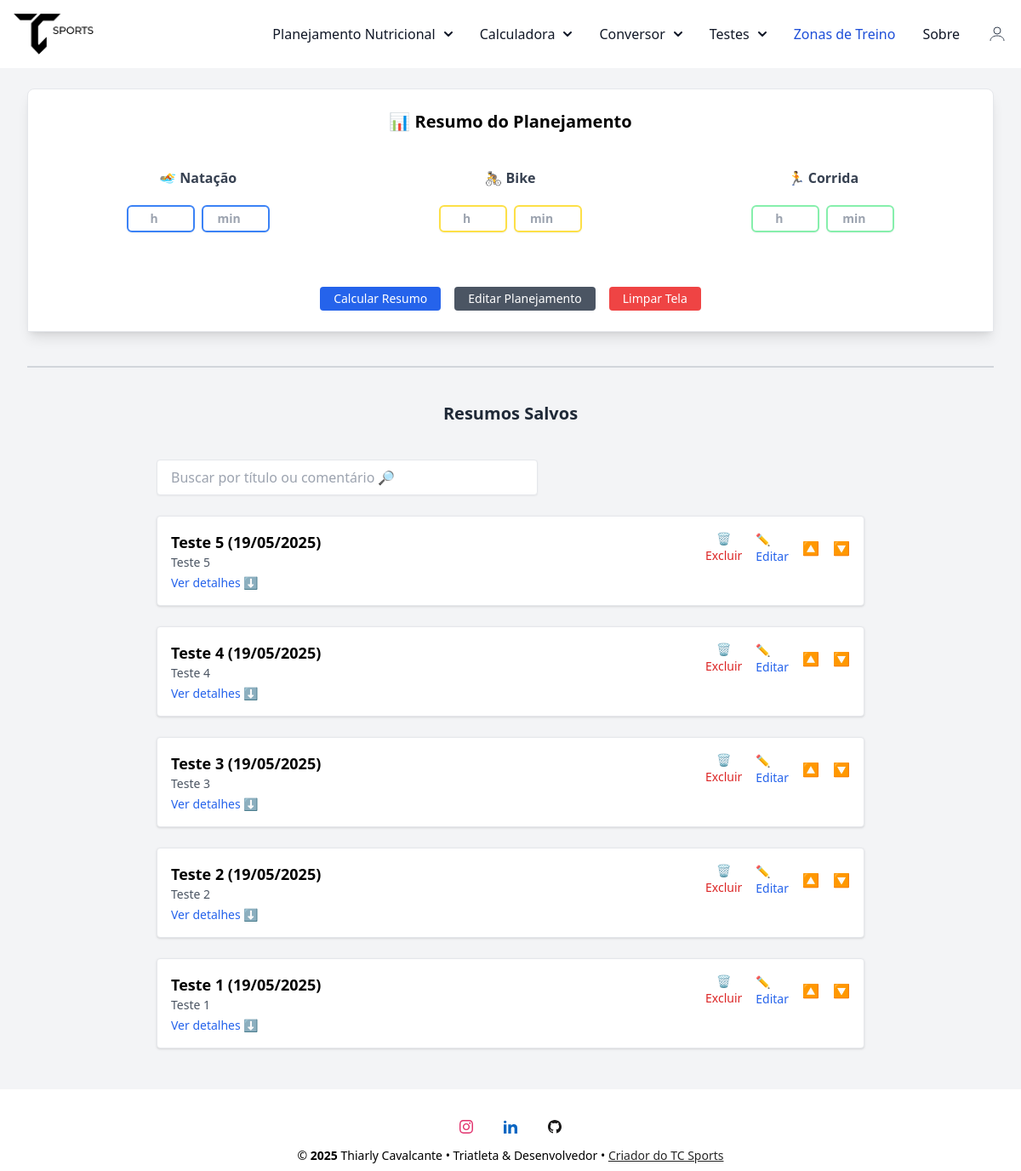
/resumo (signed in), run on the app's committed database.
### conversor/models.py (models this page shows, shortened)
class ResumoSalvo(database.Model):
    __tablename__ = 'resumos_salvos'
    id = database.Column(database.Integer, primary_key=True)
    user_id = database.Column(database.Integer, database.ForeignKey('user.id'), nullable=False)
    nome_treino = database.Column(database.String(100), nullable=False)
    data = database.Column(database.Date, nullable=False)
    comentario = database.Column(database.Text)
    resumo_dados = database.Column(database.JSON, nullable=False)
    suplementos_utilizados = database.Column(database.Text, nullable=True)  # ✅ Novo campo
    tempo_natacao = database.Column(database.Float)
    tempo_bike = database.Column(database.Float)
    tempo_corrida = database.Column(database.Float)
    tempo_total = database.Column(database.Float)
    ordem = database.Column(database.Integer, nullable=False, default=0)
    criado_em = database.Column(database.DateTime, default=datetime.utcnow)

### conversor/router.py (the view, shortened to what this page needs)
@app.route('/resumo', methods=['GET', 'POST'])
@login_required
def resumo_view():
    form = ResumoForm()
    if request.method == 'POST' and 'limpar' in request.form:
        return redirect(url_for('resumo_view'))
    itens = PlanejamentoItem.query.filter_by(user_id=current_user.id).all()
    itens_utilizados = [f"{item.quantidade}x {item.suplemento.nome}" for item in itens if item.suplemento]
    itens_utilizados_str = ", ".join(itens_utilizados)
    totais = calcular_totais_planejamento(itens)
    totais_por_hora = {}
    tempo_total = 0
    resumo_dados = {}
    search = request.args.get("search", "").strip()
    resumos_query = ResumoSalvo.query.filter_by(user_id=current_user.id)
    resumos = resumos_query.order_by(ResumoSalvo.ordem.desc(), ResumoSalvo.id.desc()).all()
    return render_template(
        "resumo.html",
        form=form,
        totais=totais_por_hora,
        resumo=resumo_dados,
        tempo_total=round(tempo_total, 2),
        current_date=date.today().isoformat(),
        resumos=resumos,  # <-- novo contexto
        itens_utilizados=itens_utilizados_str
    )

### conversor/forms.py
class ResumoForm(FlaskForm):
    tempo_natacao_horas = IntegerField('Horas Natação', validators=[Optional()])
    tempo_natacao_minutos = IntegerField('Minutos Natação', validators=[Optional()])
    tempo_bike_horas = IntegerField('Horas Bike', validators=[Optional()])
    tempo_bike_minutos = IntegerField('Minutos Bike', validators=[Optional()])
    tempo_corrida_horas = IntegerField('Horas Corrida', validators=[Optional()])
    tempo_corrida_minutos = IntegerField('Minutos Corrida', validators=[Optional()])
    submit = SubmitField('Calcular Resumo')
    limpar = SubmitField('Limpar Tela')

### conversor/models.py (called while the page is built)
@login_manager.user_loader
def load_user(user_id):
    return User.query.get(int(user_id))

### conversor/utils.py (called while the page is built)
def calcular_totais_planejamento(itens):
    totais = {
        'carbo': 0, 'sodio': 0, 'magnesio': 0, 'potassio': 0, 'calcio': 0,
        'cafeina': 0, 'taurina': 0, 'beta_alanina': 0, 'citrulina': 0,
        'creatina': 0, 'coq10': 0, 'carnitina': 0,
        'leucina': 0, 'isoleucina': 0, 'valina': 0, 'arginina': 0,
        'vit_b1': 0, 'vit_b2': 0, 'vit_b3': 0, 'vit_b6': 0,
        'vit_b7': 0, 'vit_b9': 0, 'vit_b12': 0, 'vit_c': 0
    }
    for item in itens:
        suplemento = item.suplemento
        if suplemento is None:
            flash("Um suplemento usado neste planejamento foi removido e será ignorado.", "warning")
            continue
        for key in totais:
            valor = getattr(suplemento, key, 0) or 0
            totais[key] += valor * item.quantidade
    return totais

### conversor/templates/resumo.html (shortened to what this page needs)
{% extends "base.html" %}
{% block content %}
<div class="max-w-7xl mx-auto px-4 sm:px-6 lg:px-8 py-6 space-y-10">
  <div class="bg-white rounded-t-lg shadow-lg p-6 border border-gray-200">
    <h2 class="text-xl text-center font-semibold mb-6 sm:mb-10">📊 Resumo do Planejamento</h2>
    <form method="POST" class="grid grid-cols-1 md:grid-cols-3 gap-4 text-sm text-gray-700">
      <form method="POST" class="grid grid-cols-1 md:grid-cols-3 gap-6 mb-6 text-sm text-gray-700 text-center items-center justify-center">
        <div class="flex flex-col items-center gap-1">
          <label class="text-base font-semibold mb-4">🏊 Natação</label>
          <div class="flex gap-2">
            {{ form.tempo_natacao_horas(class="w-20 text-center py-1 px-1 border-2 border-solid border-blue-500 rounded-md bg-white shadow-sm text-babase font-semibold mb-4 sm:mb-8", placeholder="h") }}
            {{ form.tempo_natacao_minutos(class="w-20 text-center py-1 px-1 border-2 border-solid border-blue-500 rounded-md bg-white shadow-sm text-babase font-semibold mb-4 sm:mb-8", placeholder="min") }}
          </div>
        </div>
        <div class="flex flex-col items-center gap-1">
          <label class="text-base font-semibold mb-4">🚴 Bike</label>
          <div class="flex gap-2">
            {{ form.tempo_bike_horas(class="w-20 text-center py-1 px-2 border-2 border-solid border-yellow-300 rounded-md bg-white shadow-sm text-babase font-semibold mb-4 sm:mb-8", placeholder="h") }}
            {{ form.tempo_bike_minutos(class="w-20 text-center py-1 px-2 border-2 border-solid border-yellow-300 rounded-md bg-white shadow-sm text-babase font-semibold mb-4 sm:mb-8", placeholder="min") }}
          </div>
        </div>
        <div class="flex flex-col items-center gap-1">
          <label class="text-base font-semibold mb-4">🏃 Corrida</label>
          <div class="flex gap-2">
            {{ form.tempo_corrida_horas(class="w-20 text-center py-1 px-2 border-2 border-solid border-green-300 rounded-md bg-white shadow-sm text-babase font-semibold mb-4 sm:mb-8", placeholder="h") }}
            {{ form.tempo_corrida_minutos(class="w-20 text-center py-1 px-2 border-2 border-solid border-green-300 rounded-md bg-white shadow-sm text-babase font-semibold mb-4 sm:mb-8", placeholder="min") }}
          </div>
        </div>
        <div class="md:col-span-3 flex flex-col sm:flex-row justify-center gap-4 mt-4">
          <button type="submit" name="submit" class="bg-blue-600 hover:bg-blue-700 text-white text-sm px-4 py-1 rounded">Calcular Resumo</button>
          <a href="{{ url_for('planejamento') }}" class="bg-gray-600 text-center hover:bg-gray-800 text-white text-sm px-4 py-1 rounded">Editar Planejamento</a>
          <button type="submit" name="limpar" class="bg-red-500 hover:bg-red-600 text-white text-sm px-4 py-1 rounded">Limpar Tela</button>
        </div>
      </form>
</div>
{% if resumos %}
<hr class="my-10 border-t-2 border-gray-300">
<div class="text-center mb-6">
  <h2 class="text-xl font-bold text-gray-800"> Resumos Salvos</h2>
</div>
<div class="mt-10 max-w-4xl mx-auto px-4 sm:px-6 lg:px-8">
  <form method="get" class="mb-6 max-w-md">
    <input type="text" id="campoBusca" placeholder="Buscar por título ou comentário 🔎"
           class="w-full px-4 py-2 border rounded shadow-sm">
  </form>
  <div id="resumosContainer">
    {% set icones = {
      "Macronutrientes": "⛽️",
      "Eletrólitos": "💧",
      "Vitaminas": "💊",
      "Estimulantes e Compostos": "🔥",
      "Aminoácidos": "🧬"
    } %}
    {% set cores = {
      "Macronutrientes": "bg-blue-400",
      "Eletrólitos": "bg-blue-300",
      "Estimulantes e Compostos": "bg-blue-200",
      "Vitaminas": "bg-blue-100",
      "Aminoácidos": "bg-blue-50"
    } %}
    {% for resumo in resumos %}
    <div class="bg-white rounded shadow p-4 mb-6 border border-gray-200">
      <div class="flex justify-between items-start">
        <div onclick="toggleResumo('resumo-{{ loop.index }}')" class="cursor-pointer w-full">
          <h3 class="text-lg font-semibold">{{ resumo.nome_treino }} ({{ resumo.data.strftime('%d/%m/%Y') }})</h3>
          <p class="text-sm text-gray-600">{{ resumo.comentario }}</p>
          <div class="text-sm text-blue-600 mt-1 cursor-pointer detalhes-link" data-id="resumo-{{ loop.index }}">Ver detalhes ⬇</div>
        </div>
        <div class="ml-4 flex flex-col items-end space-y-1 sm:flex-row sm:items-center sm:space-y-0 sm:space-x-4">
          <form method="POST" action="{{ url_for('deletar_resumo', id=resumo.id) }}" onsubmit="return confirm('Tem certeza que deseja excluir este resumo?');">
            <button type="submit" class="text-sm text-red-600 hover:underline">🗑 Excluir</button>
          </form>
          <a href="{{ url_for('editar_resumo', id=resumo.id) }}" class="text-sm text-blue-600 hover:underline">✏️ Editar</a>
          <a href="{{ url_for('mover_cima', id=resumo.id) }}">🔼</a>
          <a href="{{ url_for('mover_baixo', id=resumo.id) }}">🔽</a>
        </div>
      </div>
        {% set ordem = ["Macronutrientes", "Eletrólitos", "Estimulantes e Compostos", "Vitaminas",  "Aminoácidos"] %}
        {% set ordem_eletrolitos = ["Sódio", "Magnésio", "Potássio", "Cálcio"] %}
    </div>
    {% endfor %}
  </div>
</div>
{% endif %}
{% endblock %}

### conversor/static/css/style.css (style rules this page uses)
html { height: 100%; }
body { display: flex; flex-direction: column; min-height: 100vh; margin: 0; }

### data on the page
ResumoSalvo: nome_treino "Teste 5", data "19/05/2025", comentario "Teste 5"
ResumoSalvo: nome_treino "Teste 4", data "19/05/2025", comentario "Teste 4"
ResumoSalvo: nome_treino "Teste 3", data "19/05/2025", comentario "Teste 3"
ResumoSalvo: nome_treino "Teste 2", data "19/05/2025", comentario "Teste 2"
ResumoSalvo: nome_treino "Teste 1", data "19/05/2025", comentario "Teste 1"
